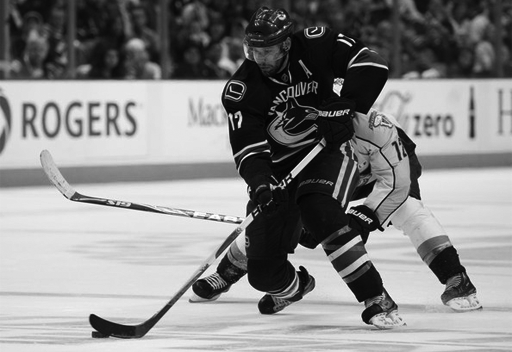
%> input picture Praxisaufgabe_2014_Bildkompression/hockey.bmp, 512 x 352 px
$ octave test.m   (GNU Octave 9; MATLAB toolbox functions it lacks are replaced by stand-ins)
%> lines starting %> are read from the running program, lines starting %| are printed output that depends on the picture
### Praxisaufgabe_2014_Bildkompression/zigzag.m
function data = zigzag(x)

s = size(x);
if (s(1) ~= s(2))
    error('not quadratic matrix!');
end

data = zeros(1, s(1)*s(1));
run = 1;
cur = 1;

b = false;

for i = 1 : s(1)
    for j = 1 : cur
        if (b == 0)
            data(run) = x(i-(j-1), j);
        else
            data(run) = x(i-(cur-j), cur-(j-1));
        end

        if (j == cur)
            b = ~b;
        end

        run = run + 1;
    end

    cur = cur + 1;
end

cur = cur - 2;

for k = s(1)+1 : (s(1)*2)-1
    for m = 1 : cur
        if (b == 0) % rauf
            data(run) = x(s(1)-(m-1), k-s(1)+m);
        else % runter
            data(run) = x(k-s(1)+m, s(1)-(m-1));
        end

        if (m == cur)
            b = ~b;
        end

        run = run + 1;
    end
    cur = cur - 1;
end

### Praxisaufgabe_2014_Bildkompression/rle_enc.m
% based on Code by Peter J. Acklam
% adapted by S.Schaefer
% function accepts 1D array (column or row vector)
% function returns a vector. The first half contains the values, the
% second half contains the runlengths.
function data = rle_enc(x)

if size(x,1) > size(x,2), x = x'; end % if x is a column vector, transpose
i = [ find(x(1:end-1) ~= x(2:end)) length(x) ];
data = cat(2, x(i), diff([ 0 i ]));

### Praxisaufgabe_2014_Bildkompression/rle_dec.m
% based on Code by Peter J. Acklam
% adapted by S.Schaefer
% function accepts 1D array (column or row vector). The first half must
% contain the values and the second half must contain the run lengths.
% function returns 1D array (row vector) with the original code.
function data = rle_dec(x)
if size(x,1) > size(x,2), x = x'; end % if x is a column vector, transpose
v = x(1: size(x, 2)/2);
r = x((size(x,2)/2)+1:size(x,2));

i = cumsum([ 1 r ]);
j = zeros(1, i(end)-1);
j(i(1:end-1)) = 1;
data = v(cumsum(j));

### Praxisaufgabe_2014_Bildkompression/zagzig.m
function data = zagzig(x)

if size(x,1) > size(x,2), x = x'; end % if x is a column vector, tronspose

if (mod(sqrt(size(x,2)), 1) ~= 0.0)
    error('not quadratic matrix!');
end

s = size(x,2);
s_q = sqrt(s);
data = zeros(s_q, s_q);
run = 1;
cur = 1;

b = false;

for i = 1 : s_q
    for j = 1 : cur
        if (b == 0)
            data(i-(j-1), j) = x(run);
        else
            data(i-(cur-j), cur-(j-1)) = x(run);
        end

        if (j == cur)
            b = ~b;
        end

        run = run + 1;
    end

    cur = cur + 1;
end

cur = cur - 2;

for k = s_q+1 : (s_q*2)-1
    for m = 1 : cur
        if (b == 0) % rauf
            data(s_q-(m-1), k-s_q+m) = x(run);
        else % runter
            data(k-s_q+m, s_q-(m-1)) = x(run);
        end

        if (m == cur)
            b = ~b;
        end

        run = run + 1;
    end
    cur = cur - 1;
end

### Praxisaufgabe_2014_Bildkompression/test.m
clear;
close;
% 1. Bild interaktiv einlesen und ausgeben

orig = double(imread('hockey.bmp')); % Hilfsaufruf zum Vereinfachen
%> orig: size 352x512 double; min 0, max 255, mean 135.2; mean of the top-left, top-right, bottom-left and bottom-right quarters 119.8, 83.1, 196, 141.9

%[bild, pfad] = uigetfile();
%orig = double(imread([pfad '/' bild]));
%figure('Name','Original - Bild','NumberTitle','off');imshow(orig); title('Original');
load('quantm.mat');

% 2. In gleich gro遝 Bl鯿ke M1 = 8x8, M2 = 16x16 unterteilen
[M,N] = size(orig);
%> M = 352; N = 512
Mm8 = M/8;
%> Mm8 = 44
Nn8 = N/8;
%> Nn8 = 64
vm8 = ones(1,Mm8).*8;
vn8 = ones(1,Nn8).*8;
cell8 = mat2cell(orig,vm8,vn8);
%> cell8 = 2816 items

Mm16 = M/16;
%> Mm16 = 22
Nn16 = N/16;
%> Nn16 = 32
vm16 = ones(1,Mm16).*16;
vn16 = ones(1,Nn16).*16;
cell16 = mat2cell(orig,vm16,vn16);
%> cell16 = 704 items

% 3. 躡erf黨ren sie es mit DCT in den Frequenzraum
% 4. Quantisieren durch Quantisierungsmatrix
% 5. Zigzag umsortierung und Runlength anwenden
% f黵 8x8 Bl鯿ke

% f黵 8
for i = 1:(M/8)*(N/8)
cell8{i} = round(dct2(cell8{i})./quant8);
%cell8{i} = dct2(cell8{i})./quant8;
end

laenge8 = 0;
for i = 1:(M/8)*(N/8)
cell8{i} = rle_enc(zigzag(cell8{i}));
laenge8 = laenge8 + length(cell8{i});
end
%> this loop made 2816 passes
%> laenge8 on passes 1, 2, 5: 10, 20, 78
%> after the loop, laenge8 = 64734

% f黵 16
for i = 1:(M/16)*(N/16)
cell16{i} = round(dct2(cell16{i})./quant16);
%cell16{i} = dct2(cell16{i})./quant16;
end

laenge16 =0;
for i = 1:(M/16)*(N/16)
cell16{i} = rle_enc(zigzag(cell16{i}));
laenge16 = laenge16 + length(cell16{i});
end
%> this loop made 704 passes
%> laenge16 on passes 1 to 3: 116, 240, 324

% 6. Decodieren
% f黵 8
for i = 1:(M/8)*(N/8)
cell8{i} = zagzig(rle_dec(cell8{i}));
end

for i = 1:(M/8)*(N/8)
cell8{i} = idct2(cell8{i}.*quant8);
end
% f黵 16
for i = 1:(M/16)*(N/16)
cell16{i} = zagzig(rle_dec(cell16{i}));
end

for i = 1:(M/16)*(N/16)
cell16{i} = idct2(cell16{i}.*quant16);
end


ready8 = cell2mat(cell8);
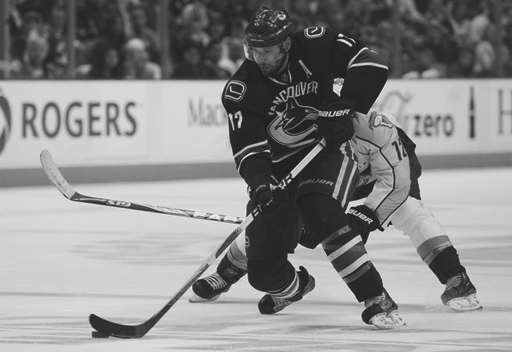
%> ready8: size 352x512 double; min -35.73, max 277.8, mean 135.2; drawn with min black and max white
figure(1); imshow(ready8,[]);

ready16 = cell2mat(cell16);
figure(2); imshow(ready16,[]);

figure(3); imshow(orig,[]);

% Kompressionsrate Bestimmen
% M鰃lichkeit 1: die L鋘ge der Runlength-Kodierung durch die des Bildes
% teilen
alt = M*N;
comp8 = (M*N)/laenge8;
comp16 = (M*N)/laenge16;

% M鰃lichkeit 2: die Entropie beider Bilder berechnen und die des neuen
% durch das Originale teilen
ent_orig = entropy(orig);
ent_8 = entropy(ready8);
ent_16 = entropy(ready16);

komp8 = ent_orig/ent_8;
komp16 = ent_orig/ent_16;
